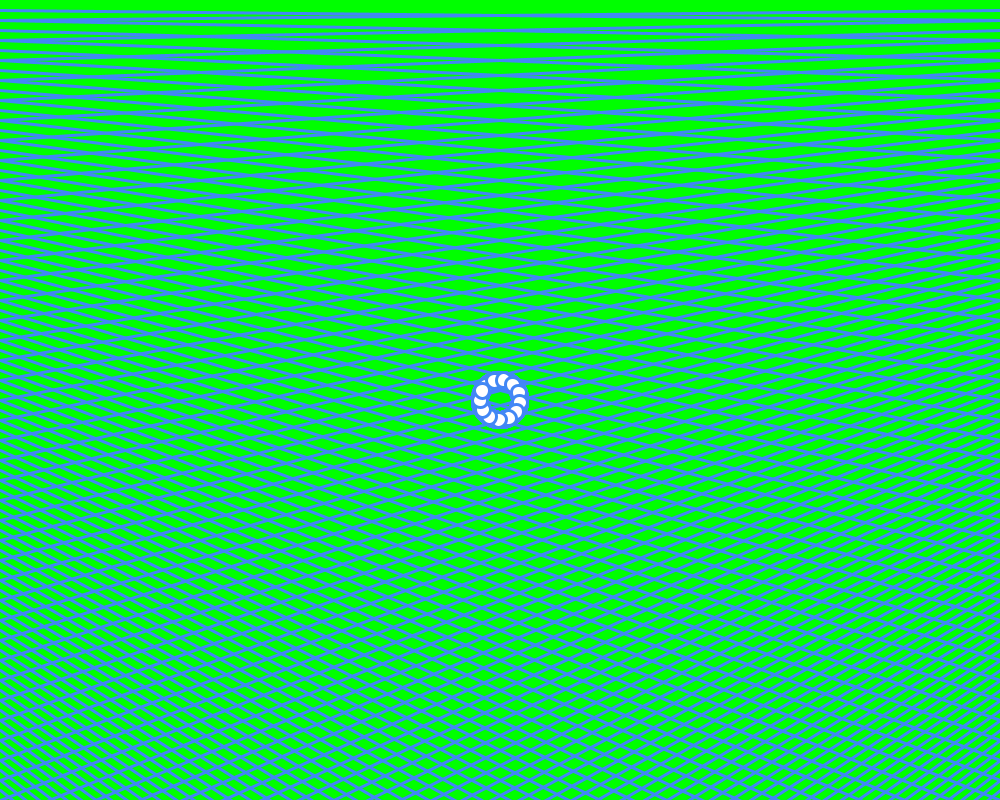
Frame 1 (no input)
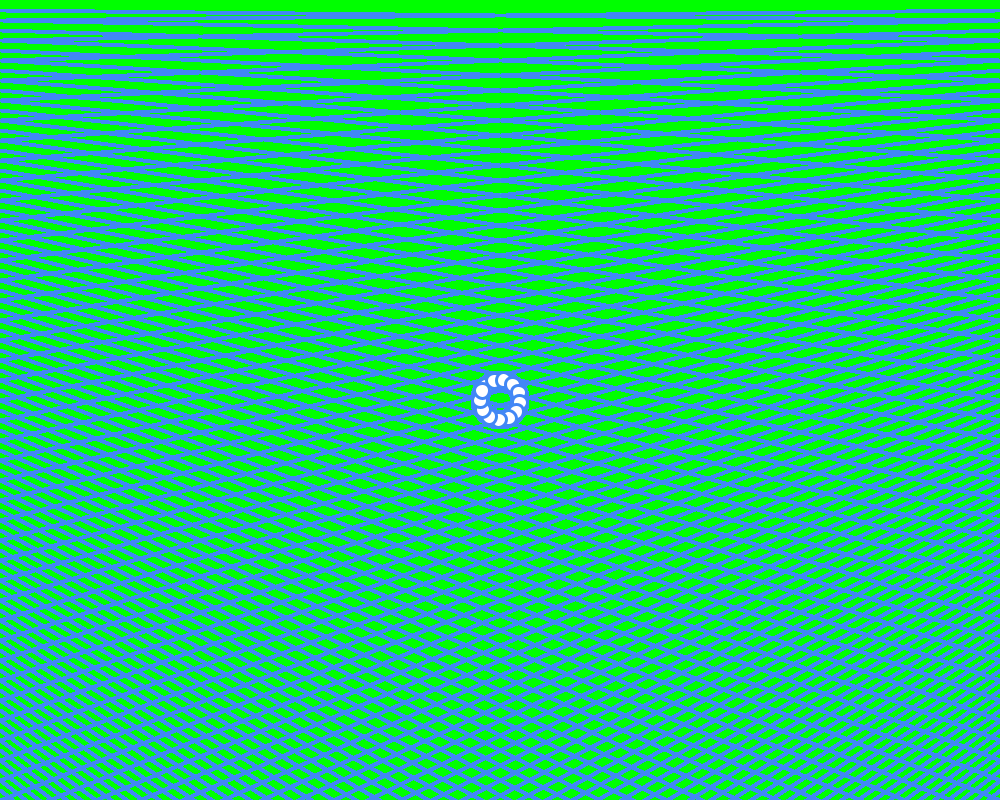
Frame 60 (the mouse pressed at the canvas centre just before this capture)
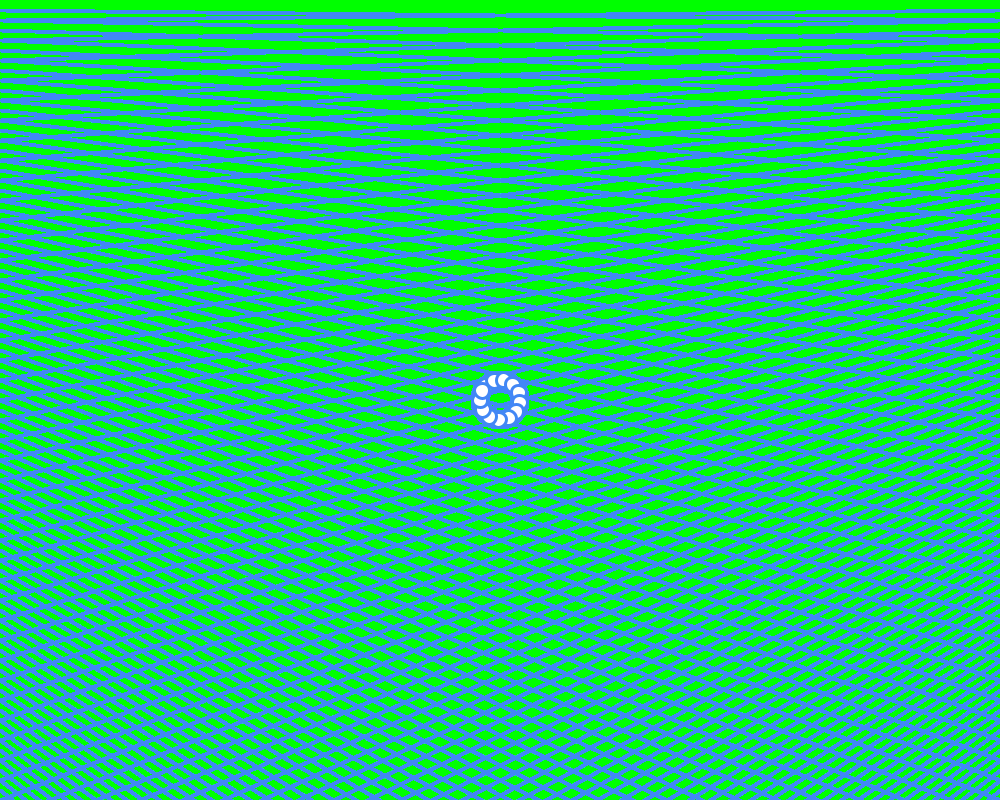
Frame 120 (the mouse held since frame 60 and released just before this capture)

The Processing sketch that drew these frames (run headless with seeded random() and noise(); from frame 60 on, the mouse is pressed at the canvas centre):

// Processing sketch: circle_experimentation
// ── circle_experimentation.pde
float freq = 0.5;
float amp = 20; //amplitude
float diam = 15; //diameter 
float offset;

void setup()
{
  size(1000, 800);
  background(0,255,0);
  offset = diam/2;
}
void draw()
{
  for(int i = 1; i <= 100; i++ ) 
  {
    stroke(#4287f5);
    strokeWeight(3);
    line(0,20*i, 1000, 10*i);
    line(0,10*i, 1000, 20*i);
  }// the above section creates lines to work as a backround
  for(int j = 1; j <=1000; j++)
  {
    float xCentre = width/2;
    float yCentre = height/2;
    float xWave = cos(j*freq)*amp;
    float yWave = sin(j*freq)*amp;
    
    strokeWeight(3);
    
    ellipse(xCentre + xWave, yCentre + yWave, diam, diam);
  }
  

}
